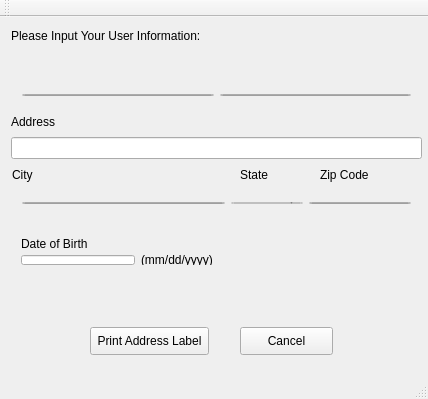
<?xml version="1.0" encoding="UTF-8"?>
<ui version="4.0">
 <class>MainWindow</class>
 <widget class="QMainWindow" name="MainWindow">
  <property name="geometry">
   <rect>
    <x>0</x>
    <y>0</y>
    <width>428</width>
    <height>399</height>
   </rect>
  </property>
  <property name="windowTitle">
   <string>MainWindow</string>
  </property>
  <property name="windowOpacity">
   <double>1.000000000000000</double>
  </property>
  <widget class="QWidget" name="centralWidget">
   <widget class="QLineEdit" name="AddressInput">
    <property name="geometry">
     <rect>
      <x>11</x>
      <y>120</y>
      <width>411</width>
      <height>22</height>
     </rect>
    </property>
    <property name="sizePolicy">
     <sizepolicy hsizetype="Expanding" vsizetype="Expanding">
      <horstretch>4</horstretch>
      <verstretch>0</verstretch>
     </sizepolicy>
    </property>
   </widget>
   <widget class="QPushButton" name="CancelButton">
    <property name="geometry">
     <rect>
      <x>240</x>
      <y>310</y>
      <width>93</width>
      <height>28</height>
     </rect>
    </property>
    <property name="sizePolicy">
     <sizepolicy hsizetype="Expanding" vsizetype="Expanding">
      <horstretch>0</horstretch>
      <verstretch>0</verstretch>
     </sizepolicy>
    </property>
    <property name="text">
     <string>Cancel</string>
    </property>
   </widget>
   <widget class="QLabel" name="ZipLabel">
    <property name="geometry">
     <rect>
      <x>320</x>
      <y>150</y>
      <width>50</width>
      <height>16</height>
     </rect>
    </property>
    <property name="sizePolicy">
     <sizepolicy hsizetype="Expanding" vsizetype="Expanding">
      <horstretch>2</horstretch>
      <verstretch>0</verstretch>
     </sizepolicy>
    </property>
    <property name="text">
     <string>Zip Code</string>
    </property>
   </widget>
   <widget class="QLabel" name="TitleBarLabel">
    <property name="geometry">
     <rect>
      <x>11</x>
      <y>11</y>
      <width>205</width>
      <height>16</height>
     </rect>
    </property>
    <property name="sizePolicy">
     <sizepolicy hsizetype="Expanding" vsizetype="Expanding">
      <horstretch>4</horstretch>
      <verstretch>0</verstretch>
     </sizepolicy>
    </property>
    <property name="text">
     <string>Please Input Your User Information:</string>
    </property>
   </widget>
   <widget class="QLabel" name="CityLabel">
    <property name="geometry">
     <rect>
      <x>12</x>
      <y>150</y>
      <width>21</width>
      <height>16</height>
     </rect>
    </property>
    <property name="sizePolicy">
     <sizepolicy hsizetype="Expanding" vsizetype="Expanding">
      <horstretch>6</horstretch>
      <verstretch>0</verstretch>
     </sizepolicy>
    </property>
    <property name="text">
     <string>City</string>
    </property>
   </widget>
   <widget class="QLabel" name="StateLabel">
    <property name="geometry">
     <rect>
      <x>240</x>
      <y>150</y>
      <width>30</width>
      <height>16</height>
     </rect>
    </property>
    <property name="sizePolicy">
     <sizepolicy hsizetype="Expanding" vsizetype="Expanding">
      <horstretch>2</horstretch>
      <verstretch>0</verstretch>
     </sizepolicy>
    </property>
    <property name="text">
     <string>State</string>
    </property>
   </widget>
   <widget class="QLabel" name="AddressLabe">
    <property name="geometry">
     <rect>
      <x>11</x>
      <y>97</y>
      <width>46</width>
      <height>16</height>
     </rect>
    </property>
    <property name="sizePolicy">
     <sizepolicy hsizetype="Expanding" vsizetype="Expanding">
      <horstretch>4</horstretch>
      <verstretch>0</verstretch>
     </sizepolicy>
    </property>
    <property name="text">
     <string>Address</string>
    </property>
   </widget>
   <widget class="QPushButton" name="SubmitButton">
    <property name="geometry">
     <rect>
      <x>90</x>
      <y>310</y>
      <width>119</width>
      <height>28</height>
     </rect>
    </property>
    <property name="sizePolicy">
     <sizepolicy hsizetype="Expanding" vsizetype="Expanding">
      <horstretch>0</horstretch>
      <verstretch>0</verstretch>
     </sizepolicy>
    </property>
    <property name="text">
     <string>Print Address Label</string>
    </property>
   </widget>
   <widget class="QWidget" name="layoutWidget">
    <property name="geometry">
     <rect>
      <x>10</x>
      <y>210</y>
      <width>228</width>
      <height>49</height>
     </rect>
    </property>
    <property name="sizePolicy">
     <sizepolicy hsizetype="Expanding" vsizetype="Expanding">
      <horstretch>0</horstretch>
      <verstretch>0</verstretch>
     </sizepolicy>
    </property>
    <layout class="QVBoxLayout" name="verticalLayout">
     <item>
      <widget class="QLabel" name="DOBLabel">
       <property name="sizePolicy">
        <sizepolicy hsizetype="Expanding" vsizetype="Expanding">
         <horstretch>1</horstretch>
         <verstretch>0</verstretch>
        </sizepolicy>
       </property>
       <property name="text">
        <string>Date of Birth</string>
       </property>
      </widget>
     </item>
     <item>
      <layout class="QHBoxLayout" name="horizontalLayout_5">
       <item>
        <widget class="QLineEdit" name="DOBEdit">
         <property name="sizePolicy">
          <sizepolicy hsizetype="Expanding" vsizetype="Expanding">
           <horstretch>4</horstretch>
           <verstretch>0</verstretch>
          </sizepolicy>
         </property>
        </widget>
       </item>
       <item>
        <widget class="QLabel" name="month_ex">
         <property name="sizePolicy">
          <sizepolicy hsizetype="Expanding" vsizetype="Expanding">
           <horstretch>3</horstretch>
           <verstretch>0</verstretch>
          </sizepolicy>
         </property>
         <property name="text">
          <string>(mm/dd/yyyy)</string>
         </property>
        </widget>
       </item>
      </layout>
     </item>
    </layout>
   </widget>
   <widget class="QWidget" name="layoutWidget">
    <property name="geometry">
     <rect>
      <x>11</x>
      <y>174</y>
      <width>411</width>
      <height>24</height>
     </rect>
    </property>
    <property name="sizePolicy">
     <sizepolicy hsizetype="Expanding" vsizetype="Expanding">
      <horstretch>0</horstretch>
      <verstretch>0</verstretch>
     </sizepolicy>
    </property>
    <layout class="QHBoxLayout" name="horizontalLayout_3">
     <item>
      <widget class="QLineEdit" name="CityEdit">
       <property name="sizePolicy">
        <sizepolicy hsizetype="Expanding" vsizetype="Expanding">
         <horstretch>4</horstretch>
         <verstretch>0</verstretch>
        </sizepolicy>
       </property>
      </widget>
     </item>
     <item>
      <widget class="QComboBox" name="cbx_state">
       <property name="sizePolicy">
        <sizepolicy hsizetype="Expanding" vsizetype="Expanding">
         <horstretch>1</horstretch>
         <verstretch>0</verstretch>
        </sizepolicy>
       </property>
       <property name="palette">
        <palette>
         <active>
          <colorrole role="WindowText">
           <brush brushstyle="SolidPattern">
            <color alpha="255">
             <red>0</red>
             <green>0</green>
             <blue>0</blue>
            </color>
           </brush>
          </colorrole>
          <colorrole role="Button">
           <brush brushstyle="SolidPattern">
            <color alpha="255">
             <red>255</red>
             <green>255</green>
             <blue>255</blue>
            </color>
           </brush>
          </colorrole>
          <colorrole role="Midlight">
           <brush brushstyle="SolidPattern">
            <color alpha="255">
             <red>255</red>
             <green>255</green>
             <blue>255</blue>
            </color>
           </brush>
          </colorrole>
          <colorrole role="Dark">
           <brush brushstyle="SolidPattern">
            <color alpha="255">
             <red>255</red>
             <green>255</green>
             <blue>255</blue>
            </color>
           </brush>
          </colorrole>
          <colorrole role="Mid">
           <brush brushstyle="SolidPattern">
            <color alpha="255">
             <red>255</red>
             <green>255</green>
             <blue>255</blue>
            </color>
           </brush>
          </colorrole>
          <colorrole role="Text">
           <brush brushstyle="SolidPattern">
            <color alpha="255">
             <red>0</red>
             <green>0</green>
             <blue>0</blue>
            </color>
           </brush>
          </colorrole>
          <colorrole role="ButtonText">
           <brush brushstyle="SolidPattern">
            <color alpha="255">
             <red>0</red>
             <green>0</green>
             <blue>0</blue>
            </color>
           </brush>
          </colorrole>
          <colorrole role="Base">
           <brush brushstyle="SolidPattern">
            <color alpha="255">
             <red>255</red>
             <green>255</green>
             <blue>255</blue>
            </color>
           </brush>
          </colorrole>
          <colorrole role="Window">
           <brush brushstyle="SolidPattern">
            <color alpha="255">
             <red>255</red>
             <green>255</green>
             <blue>255</blue>
            </color>
           </brush>
          </colorrole>
          <colorrole role="Shadow">
           <brush brushstyle="SolidPattern">
            <color alpha="255">
             <red>255</red>
             <green>255</green>
             <blue>255</blue>
            </color>
           </brush>
          </colorrole>
          <colorrole role="AlternateBase">
           <brush brushstyle="SolidPattern">
            <color alpha="255">
             <red>255</red>
             <green>255</green>
             <blue>255</blue>
            </color>
           </brush>
          </colorrole>
         </active>
         <inactive>
          <colorrole role="WindowText">
           <brush brushstyle="SolidPattern">
            <color alpha="255">
             <red>0</red>
             <green>0</green>
             <blue>0</blue>
            </color>
           </brush>
          </colorrole>
          <colorrole role="Button">
           <brush brushstyle="SolidPattern">
            <color alpha="255">
             <red>255</red>
             <green>255</green>
             <blue>255</blue>
            </color>
           </brush>
          </colorrole>
          <colorrole role="Midlight">
           <brush brushstyle="SolidPattern">
            <color alpha="255">
             <red>255</red>
             <green>255</green>
             <blue>255</blue>
            </color>
           </brush>
          </colorrole>
          <colorrole role="Dark">
           <brush brushstyle="SolidPattern">
            <color alpha="255">
             <red>255</red>
             <green>255</green>
             <blue>255</blue>
            </color>
           </brush>
          </colorrole>
          <colorrole role="Mid">
           <brush brushstyle="SolidPattern">
            <color alpha="255">
             <red>255</red>
             <green>255</green>
             <blue>255</blue>
            </color>
           </brush>
          </colorrole>
          <colorrole role="Text">
           <brush brushstyle="SolidPattern">
            <color alpha="255">
             <red>0</red>
             <green>0</green>
             <blue>0</blue>
            </color>
           </brush>
          </colorrole>
          <colorrole role="ButtonText">
           <brush brushstyle="SolidPattern">
            <color alpha="255">
             <red>0</red>
             <green>0</green>
             <blue>0</blue>
            </color>
           </brush>
          </colorrole>
          <colorrole role="Base">
           <brush brushstyle="SolidPattern">
            <color alpha="255">
             <red>255</red>
             <green>255</green>
             <blue>255</blue>
            </color>
           </brush>
          </colorrole>
          <colorrole role="Window">
           <brush brushstyle="SolidPattern">
            <color alpha="255">
             <red>255</red>
             <green>255</green>
             <blue>255</blue>
            </color>
           </brush>
          </colorrole>
          <colorrole role="Shadow">
           <brush brushstyle="SolidPattern">
            <color alpha="255">
             <red>255</red>
             <green>255</green>
             <blue>255</blue>
            </color>
           </brush>
          </colorrole>
          <colorrole role="AlternateBase">
           <brush brushstyle="SolidPattern">
            <color alpha="255">
             <red>255</red>
             <green>255</green>
             <blue>255</blue>
            </color>
           </brush>
          </colorrole>
         </inactive>
         <disabled>
          <colorrole role="WindowText">
           <brush brushstyle="SolidPattern">
            <color alpha="255">
             <red>255</red>
             <green>255</green>
             <blue>255</blue>
            </color>
           </brush>
          </colorrole>
          <colorrole role="Button">
           <brush brushstyle="SolidPattern">
            <color alpha="255">
             <red>255</red>
             <green>255</green>
             <blue>255</blue>
            </color>
           </brush>
          </colorrole>
          <colorrole role="Midlight">
           <brush brushstyle="SolidPattern">
            <color alpha="255">
             <red>255</red>
             <green>255</green>
             <blue>255</blue>
            </color>
           </brush>
          </colorrole>
          <colorrole role="Dark">
           <brush brushstyle="SolidPattern">
            <color alpha="255">
             <red>255</red>
             <green>255</green>
             <blue>255</blue>
            </color>
           </brush>
          </colorrole>
          <colorrole role="Mid">
           <brush brushstyle="SolidPattern">
            <color alpha="255">
             <red>255</red>
             <green>255</green>
             <blue>255</blue>
            </color>
           </brush>
          </colorrole>
          <colorrole role="Text">
           <brush brushstyle="SolidPattern">
            <color alpha="255">
             <red>255</red>
             <green>255</green>
             <blue>255</blue>
            </color>
           </brush>
          </colorrole>
          <colorrole role="ButtonText">
           <brush brushstyle="SolidPattern">
            <color alpha="255">
             <red>255</red>
             <green>255</green>
             <blue>255</blue>
            </color>
           </brush>
          </colorrole>
          <colorrole role="Base">
           <brush brushstyle="SolidPattern">
            <color alpha="255">
             <red>255</red>
             <green>255</green>
             <blue>255</blue>
            </color>
           </brush>
          </colorrole>
          <colorrole role="Window">
           <brush brushstyle="SolidPattern">
            <color alpha="255">
             <red>255</red>
             <green>255</green>
             <blue>255</blue>
            </color>
           </brush>
          </colorrole>
          <colorrole role="Shadow">
           <brush brushstyle="SolidPattern">
            <color alpha="255">
             <red>255</red>
             <green>255</green>
             <blue>255</blue>
            </color>
           </brush>
          </colorrole>
          <colorrole role="AlternateBase">
           <brush brushstyle="SolidPattern">
            <color alpha="255">
             <red>255</red>
             <green>255</green>
             <blue>255</blue>
            </color>
           </brush>
          </colorrole>
         </disabled>
        </palette>
       </property>
      </widget>
     </item>
     <item>
      <widget class="QLineEdit" name="ZipEdit">
       <property name="sizePolicy">
        <sizepolicy hsizetype="Expanding" vsizetype="Expanding">
         <horstretch>2</horstretch>
         <verstretch>0</verstretch>
        </sizepolicy>
       </property>
      </widget>
     </item>
    </layout>
   </widget>
   <widget class="QWidget" name="layoutWidget">
    <property name="geometry">
     <rect>
      <x>11</x>
      <y>66</y>
      <width>411</width>
      <height>24</height>
     </rect>
    </property>
    <property name="sizePolicy">
     <sizepolicy hsizetype="Expanding" vsizetype="Expanding">
      <horstretch>0</horstretch>
      <verstretch>0</verstretch>
     </sizepolicy>
    </property>
    <layout class="QHBoxLayout" name="horizontalLayout_2">
     <item>
      <widget class="QLineEdit" name="FirstNameEdit">
       <property name="sizePolicy">
        <sizepolicy hsizetype="Expanding" vsizetype="Expanding">
         <horstretch>4</horstretch>
         <verstretch>0</verstretch>
        </sizepolicy>
       </property>
      </widget>
     </item>
     <item>
      <widget class="QLineEdit" name="LastNameEdit">
       <property name="sizePolicy">
        <sizepolicy hsizetype="Expanding" vsizetype="Expanding">
         <horstretch>4</horstretch>
         <verstretch>0</verstretch>
        </sizepolicy>
       </property>
      </widget>
     </item>
    </layout>
   </widget>
   <widget class="QWidget" name="layoutWidget">
    <property name="geometry">
     <rect>
      <x>11</x>
      <y>41</y>
      <width>411</width>
      <height>18</height>
     </rect>
    </property>
    <property name="sizePolicy">
     <sizepolicy hsizetype="Expanding" vsizetype="Expanding">
      <horstretch>0</horstretch>
      <verstretch>0</verstretch>
     </sizepolicy>
    </property>
    <layout class="QHBoxLayout" name="horizontalLayout">
     <item>
      <widget class="QLabel" name="FirstNameLabel">
       <property name="sizePolicy">
        <sizepolicy hsizetype="Expanding" vsizetype="Expanding">
         <horstretch>4</horstretch>
         <verstretch>0</verstretch>
        </sizepolicy>
       </property>
       <property name="text">
        <string>First Name</string>
       </property>
      </widget>
     </item>
     <item>
      <widget class="QLabel" name="LastNameLabel">
       <property name="sizePolicy">
        <sizepolicy hsizetype="Expanding" vsizetype="Expanding">
         <horstretch>4</horstretch>
         <verstretch>0</verstretch>
        </sizepolicy>
       </property>
       <property name="text">
        <string>Last Name</string>
       </property>
      </widget>
     </item>
    </layout>
   </widget>
   <zorder>layoutWidget</zorder>
   <zorder>layoutWidget</zorder>
   <zorder>layoutWidget</zorder>
   <zorder>layoutWidget</zorder>
   <zorder>AddressLabe</zorder>
   <zorder>AddressInput</zorder>
   <zorder>CityLabel</zorder>
   <zorder>TitleBarLabel</zorder>
   <zorder>ZipLabel</zorder>
   <zorder>CancelButton</zorder>
   <zorder>StateLabel</zorder>
   <zorder>SubmitButton</zorder>
  </widget>
  <widget class="QMenuBar" name="menuBar">
   <property name="geometry">
    <rect>
     <x>0</x>
     <y>0</y>
     <width>428</width>
     <height>26</height>
    </rect>
   </property>
  </widget>
  <widget class="QToolBar" name="mainToolBar">
   <attribute name="toolBarArea">
    <enum>TopToolBarArea</enum>
   </attribute>
   <attribute name="toolBarBreak">
    <bool>false</bool>
   </attribute>
  </widget>
  <widget class="QStatusBar" name="statusBar"/>
 </widget>
 <layoutdefault spacing="6" margin="11"/>
 <tabstops>
  <tabstop>FirstNameEdit</tabstop>
  <tabstop>LastNameEdit</tabstop>
  <tabstop>AddressInput</tabstop>
  <tabstop>CityEdit</tabstop>
  <tabstop>cbx_state</tabstop>
  <tabstop>ZipEdit</tabstop>
  <tabstop>DOBEdit</tabstop>
  <tabstop>SubmitButton</tabstop>
  <tabstop>CancelButton</tabstop>
 </tabstops>
 <resources/>
 <connections/>
</ui>
